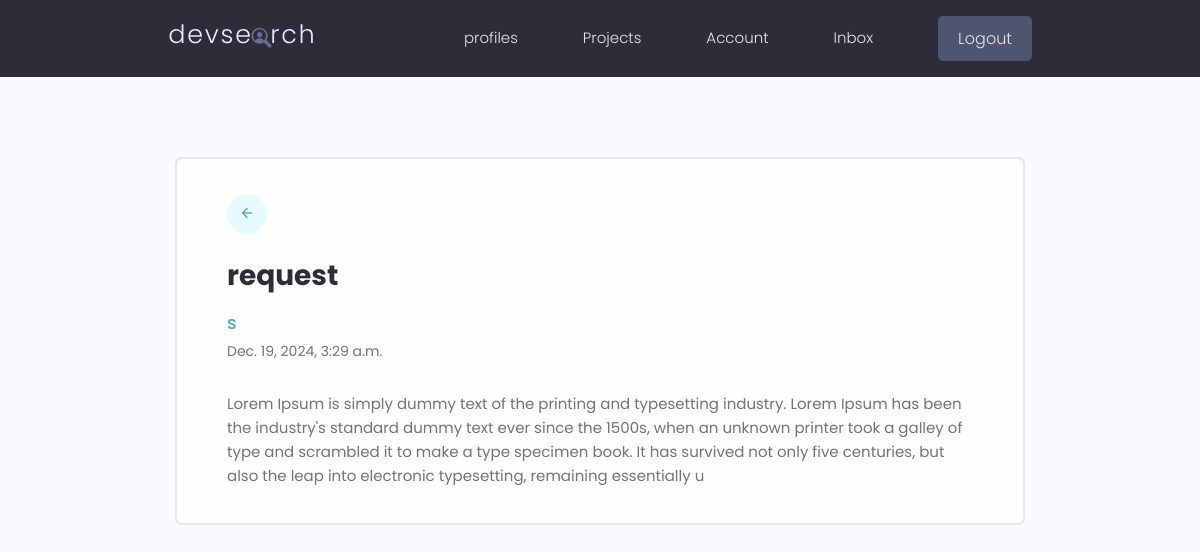
The page /message/1a03739b-98ba-4151-a245-e12442df9bba/ (signed in) on the database its author committed.
### users/models.py (models this page shows, shortened)
class Message(models.Model):
    sender = models.ForeignKey(
        Profile, on_delete=models.SET_NULL, null=True, blank=True
    )
    recipient = models.ForeignKey(
        Profile,
        on_delete=models.SET_NULL,
        null=True,
        blank=True,
        related_name="messages",
    )
    name = models.CharField(max_length=200, null=True, blank=True)
    email = models.EmailField(max_length=200, null=True, blank=True)
    subject = models.CharField(max_length=200, null=True, blank=True)
    is_read = models.BooleanField(default=False, null=True)
    body = models.TextField()
    id = models.UUIDField(
        default=uuid.uuid4, unique=True, primary_key=True, editable=False
    )
    created = models.DateTimeField(auto_now_add=True)
    class Meta:
        ordering = ["is_read", "-created"]

### users/views.py (the view)
# urls.py: path("message/<str:pk>/", views.viewMessage, name="message"),
@login_required(login_url="login")
def viewMessage(request, pk):
    profile = request.user.profile
    message = profile.messages.get(id=pk)
    if message.is_read == False:
        message.is_read = True
        message.save()
    context = {"message": message}
    return render(request, "users/message.html", context)

### users/templates/users/message.html
{%extends 'main.html'%}
{%block content%}
<main class="messagePage my-xl">
  <div class="content-box">
    <div class="message">
      <a class="backButton" href="{%url 'inbox'%}"><i class="material-symbols-outlined">arrow_back</i></a>
      <h2 class="message__subject">{{message.subject}}</h4>
        <a href="profile.html" class="message__author">{{message.name}}</a>
        <p class="message__date">{{message.created}}</p>
        <div class="message__body">
          {{message.body | linebreaksbr}}
        </div>
    </div>
  </div>
</main>
{%endblock content%}

### static/styles/app.css (style rules this page uses)
:root { --color-sub: #2d2d39; }
.content-box { width: 95%; max-width: 85rem; margin: 0 auto; }
.message { padding: 2.5rem 0; }
.message>a { display: flex; gap: 1rem; }
.message__author, .message__date { flex-basis: 25%; }
.message__subject { flex-basis: 50%; }
.message__date { text-align: right; }
.messagePage .message { list-style: none; background: var(--color-white); padding: 3.5rem 5rem; border: 2px solid var(--color-light); border-radius: 0.7rem; }
.messagePage .message__subject { font-size: 2.8rem; color: var(--color-sub); margin-bottom: 1rem; margin-top: 2rem; }
.messagePage .message__author { font-size: 1.8rem; font-weight: 500; }
.messagePage .message__date { font-size: 1.4rem; font-weight: 400; text-align: left; margin-bottom: 3rem; }
.backButton { background: var(--color-main-light); color: var(--color-main); width: 4rem; height: 4rem; display: flex; align-items: center; justify-content: center; border-radius: 50%; }
.backButton i { font-size: 1.8rem; }

### static/uikit/styles/modules/_variables.css (style rules this page uses)
:root { --color-main: #5aa5b9; --color-main-light: #e6faff; --color-sub: #3f4156; --color-sub-light: #51546e; --color-sub-lighter: #ededfd; --color-text: #737373; --color-gray: #8b8b8b; --color-light: #e5e7eb; --color-light-gray: #767676; --color-bg: #f8fafd; --color-white: #fffefd; --color-white-light: #f3f3f3; --color-success: #359e64; --color-success-bg: #def8e8; --color-error: #fc4b0b; --color-error-bg: #fff2ee; --font-base: 'Poppins', arial, helvetica, 'Segoe UI', roboto, ubuntu, sans-serif; --font-monospace: 'Fira Code', 'Courier New', courier, monospace; --font-regular: 300; --font-medium: 500; --font-bold: 700; --generic-shadow: 1px 1px 5px #00000010; --generic-transition: all 0.3s ease-in-out; }

### static/uikit/styles/modules/_base.css (style rules this page uses)
* { margin: 0; padding: 0; box-sizing: border-box; text-rendering: optimizeLegibility; color: inherit; font-size: inherit; }
html { font-size: 50%; }
@media only screen and (min-width: 480px) { html { font-size: 56.25%; } }
@media only screen and (min-width: 1200px) { html { font-size: 62.5%; } }
body { line-height: 1.6; font-weight: 400; font-size: 1.5rem; color: var(--color-text); background-color: var(--color-bg); min-height: 100vh; }

### static/uikit/styles/modules/_typography.css (style rules this page uses)
* { font-family: var(--font-base); }
h2 { font-size: 3.6rem; font-weight: var(--font-bold); }
p, span, strong { font-size: 1.6rem; color: var(--color-text); font-weight: var(--font-regular); }
a { padding-bottom: 2px; text-decoration: none; display: inline-block; color: var(--color-main); font-weight: var(--font-medium); }

### static/uikit/styles/modules/_utilities.css (style rules this page uses)
.my-xl { margin: 8rem auto; }

### rows shown on the page
Message: subject "request", name "s", created "Dec. 19, 2024, 3:29 a.m.", body "Lorem Ipsum is simply dummy text of the printing and typesetting industry. Lorem Ipsum has been the industry's standard dummy text ever since the 1500s, when an unknown printer took a galley of type and scrambled it to make a type specimen book. It has survived not only five centuries, but also the leap into electronic typesetting, remaining essentially u"
